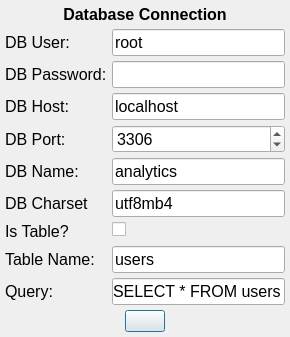
<?xml version="1.0" encoding="UTF-8"?>
<ui version="4.0">
 <class>DatabaseDialog</class>
 <widget class="QDialog" name="DatabaseDialog">
  <property name="geometry">
   <rect>
    <x>0</x>
    <y>0</y>
    <width>290</width>
    <height>337</height>
   </rect>
  </property>
  <property name="windowTitle">
   <string>Database Connection</string>
  </property>
  <layout class="QVBoxLayout" name="verticalLayout">
   <property name="spacing">
    <number>5</number>
   </property>
   <property name="leftMargin">
    <number>5</number>
   </property>
   <property name="topMargin">
    <number>5</number>
   </property>
   <property name="rightMargin">
    <number>5</number>
   </property>
   <property name="bottomMargin">
    <number>5</number>
   </property>
   <item>
    <widget class="QLabel" name="label">
     <property name="font">
      <font>
       <pointsize>12</pointsize>
       <weight>75</weight>
       <bold>true</bold>
      </font>
     </property>
     <property name="text">
      <string>Database Connection</string>
     </property>
     <property name="alignment">
      <set>Qt::AlignCenter</set>
     </property>
    </widget>
   </item>
   <item>
    <layout class="QFormLayout" name="formLayout">
     <property name="horizontalSpacing">
      <number>5</number>
     </property>
     <property name="verticalSpacing">
      <number>5</number>
     </property>
     <item row="0" column="0">
      <widget class="QLabel" name="dBUserLabel">
       <property name="font">
        <font>
         <pointsize>12</pointsize>
        </font>
       </property>
       <property name="text">
        <string>DB User:</string>
       </property>
      </widget>
     </item>
     <item row="0" column="1">
      <widget class="QLineEdit" name="lineEditUser">
       <property name="font">
        <font>
         <pointsize>12</pointsize>
        </font>
       </property>
       <property name="text">
        <string>root</string>
       </property>
      </widget>
     </item>
     <item row="1" column="0">
      <widget class="QLabel" name="dBPasswordLabel">
       <property name="font">
        <font>
         <pointsize>12</pointsize>
        </font>
       </property>
       <property name="text">
        <string>DB Password:</string>
       </property>
      </widget>
     </item>
     <item row="1" column="1">
      <widget class="QLineEdit" name="lineEditPass">
       <property name="font">
        <font>
         <pointsize>12</pointsize>
        </font>
       </property>
       <property name="inputMethodHints">
        <set>Qt::ImhHiddenText</set>
       </property>
       <property name="inputMask">
        <string/>
       </property>
       <property name="text">
        <string/>
       </property>
      </widget>
     </item>
     <item row="2" column="0">
      <widget class="QLabel" name="dBHostLabel">
       <property name="font">
        <font>
         <pointsize>12</pointsize>
        </font>
       </property>
       <property name="text">
        <string>DB Host:</string>
       </property>
      </widget>
     </item>
     <item row="2" column="1">
      <widget class="QLineEdit" name="lineEditHost">
       <property name="font">
        <font>
         <pointsize>12</pointsize>
        </font>
       </property>
       <property name="text">
        <string>localhost</string>
       </property>
      </widget>
     </item>
     <item row="3" column="0">
      <widget class="QLabel" name="dBPortLabel">
       <property name="font">
        <font>
         <pointsize>12</pointsize>
        </font>
       </property>
       <property name="text">
        <string>DB Port:</string>
       </property>
      </widget>
     </item>
     <item row="4" column="0">
      <widget class="QLabel" name="dBNameLabel">
       <property name="font">
        <font>
         <pointsize>12</pointsize>
        </font>
       </property>
       <property name="text">
        <string>DB Name:</string>
       </property>
      </widget>
     </item>
     <item row="4" column="1">
      <widget class="QLineEdit" name="lineEditName">
       <property name="font">
        <font>
         <pointsize>12</pointsize>
        </font>
       </property>
       <property name="text">
        <string>analytics</string>
       </property>
      </widget>
     </item>
     <item row="5" column="0">
      <widget class="QLabel" name="dBCharsetLabel">
       <property name="font">
        <font>
         <pointsize>12</pointsize>
        </font>
       </property>
       <property name="text">
        <string>DB Charset</string>
       </property>
      </widget>
     </item>
     <item row="5" column="1">
      <widget class="QLineEdit" name="lineEditCharset">
       <property name="font">
        <font>
         <pointsize>12</pointsize>
        </font>
       </property>
       <property name="text">
        <string>utf8mb4</string>
       </property>
      </widget>
     </item>
     <item row="6" column="0">
      <widget class="QLabel" name="isTableLabel">
       <property name="font">
        <font>
         <pointsize>12</pointsize>
        </font>
       </property>
       <property name="text">
        <string>Is Table?</string>
       </property>
      </widget>
     </item>
     <item row="6" column="1">
      <widget class="QCheckBox" name="checkBoxTable">
       <property name="font">
        <font>
         <pointsize>12</pointsize>
        </font>
       </property>
       <property name="checked">
        <bool>false</bool>
       </property>
      </widget>
     </item>
     <item row="3" column="1">
      <widget class="QSpinBox" name="spinPort">
       <property name="font">
        <font>
         <pointsize>12</pointsize>
        </font>
       </property>
       <property name="minimum">
        <number>0</number>
       </property>
       <property name="maximum">
        <number>99999</number>
       </property>
       <property name="value">
        <number>3306</number>
       </property>
      </widget>
     </item>
     <item row="7" column="0">
      <widget class="QLabel" name="tableNameLabel">
       <property name="font">
        <font>
         <pointsize>12</pointsize>
        </font>
       </property>
       <property name="text">
        <string>Table Name:</string>
       </property>
      </widget>
     </item>
     <item row="7" column="1">
      <widget class="QLineEdit" name="lineEditTableName">
       <property name="font">
        <font>
         <pointsize>12</pointsize>
        </font>
       </property>
       <property name="text">
        <string>users</string>
       </property>
      </widget>
     </item>
     <item row="8" column="0">
      <widget class="QLabel" name="queryLabel">
       <property name="font">
        <font>
         <pointsize>12</pointsize>
        </font>
       </property>
       <property name="text">
        <string>Query:</string>
       </property>
      </widget>
     </item>
     <item row="8" column="1">
      <widget class="QLineEdit" name="lineEditQuery">
       <property name="font">
        <font>
         <pointsize>12</pointsize>
        </font>
       </property>
       <property name="text">
        <string>SELECT * FROM users</string>
       </property>
      </widget>
     </item>
    </layout>
   </item>
   <item>
    <layout class="QHBoxLayout" name="horizontalLayout">
     <property name="spacing">
      <number>5</number>
     </property>
     <item>
      <spacer name="horizontalSpacer">
       <property name="orientation">
        <enum>Qt::Horizontal</enum>
       </property>
       <property name="sizeHint" stdset="0">
        <size>
         <width>40</width>
         <height>20</height>
        </size>
       </property>
      </spacer>
     </item>
     <item>
      <widget class="QPushButton" name="pushConnect">
       <property name="sizePolicy">
        <sizepolicy hsizetype="Minimum" vsizetype="Minimum">
         <horstretch>0</horstretch>
         <verstretch>0</verstretch>
        </sizepolicy>
       </property>
       <property name="toolTip">
        <string>Connect to Database</string>
       </property>
       <property name="text">
        <string/>
       </property>
       <property name="iconSize">
        <size>
         <width>64</width>
         <height>64</height>
        </size>
       </property>
      </widget>
     </item>
     <item>
      <spacer name="horizontalSpacer_2">
       <property name="orientation">
        <enum>Qt::Horizontal</enum>
       </property>
       <property name="sizeHint" stdset="0">
        <size>
         <width>40</width>
         <height>20</height>
        </size>
       </property>
      </spacer>
     </item>
    </layout>
   </item>
  </layout>
 </widget>
 <resources/>
 <connections/>
</ui>
